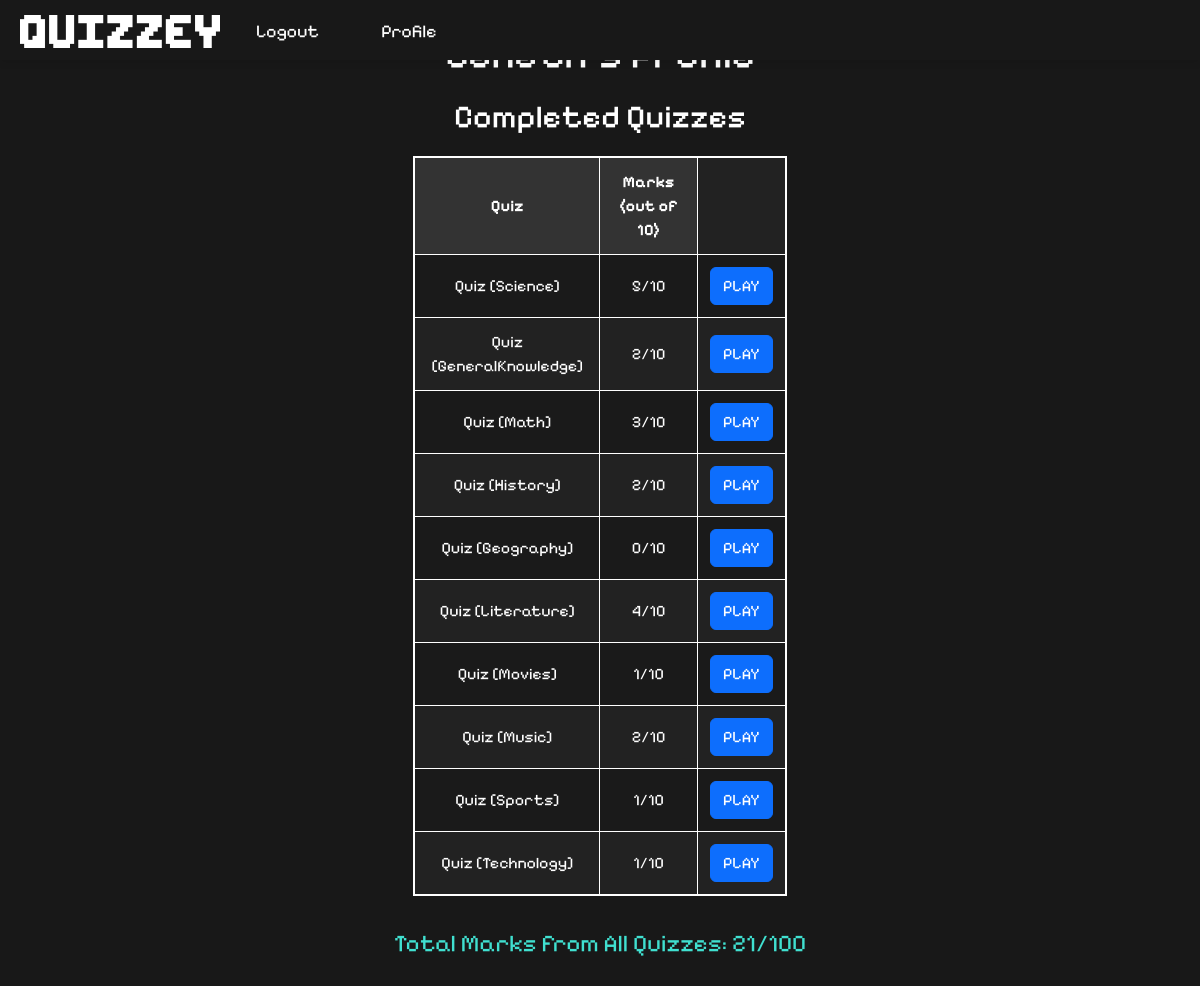
The page /profile (signed in) on the database its author committed.
### tables this page shows
CREATE TABLE themes (
    id INTEGER PRIMARY KEY AUTOINCREMENT,
    name TEXT NOT NULL
);

### website/views.py (the view)
@views.route("/profile", methods = {"GET", "POST"})
def profile():
    if request.method == "POST":
        value = request.form["quiz"]
        id  =  ged_id(value)
        session["play_again_id"]  = id
        return redirect("/profile/play")
    quizez = get_completed_quizes()
    quiz_d = []
    total = 0
    count = 0
    try:
        for quiz in quizez:
            quiz_theme = get_theme_of_one_quiz(int(quiz[0])+1)
            quiz_theme = quiz_theme[0]
            temp = [quiz_theme[0], quiz[-1]]
            quiz_d.append(temp)
            total += quiz[-1]
            count += 1
    except:
        pass
    total = f"{total}/{10*count}"
    return render_template("profile.html", quizzes = quiz_d, total_marks = total)

### website/database.py (called while the page is built)
def get_completed_quizes():
    db = sqlite3.connect('website\\database.db')
    cursor = db.cursor()
    quizzes = cursor.execute("SELECT quiz_name, marks FROM marks WHERE user_id = ?", (session['id'],)).fetchall()
    db.close()
    return quizzes

def get_theme_of_one_quiz(i):
    db = sqlite3.connect('website\\database.db')
    cursor = db.cursor()
    theme = cursor.execute("SELECT name FROM themes WHERE id = ?", (i,)).fetchall()
    db.close()
    return theme

### website/templates/profile.html (shortened to what this page needs)
{% extends "template.html" %}
{% block main %}
<div class="profile-container">
    <h1>{{ session['name'] }}'s Profile</h1>
    {% if quizzes %}
        <h2>Completed Quizzes</h2>
        <table style="text-align: center;">
            <tr>
                <th>Quiz</th>
                <th>Marks (out of 10)</th>
            </tr>
            {% for quiz in quizzes %}
            <tr>
                <td>Quiz [{{ quiz[0] }}]</td>
                <td>{{ quiz[1] }}/10</td>
                <form method="post">
                    <td><button class = "btn btn-primary" syle = "" type = "submit" value = "{{quiz[0]}}" name = "quiz" id = "quiz">PLAY</button></td>
                </form>
            </tr>
            {% endfor %}
        </table>
        <div class="total">
            Total Marks from All Quizzes: {{ total_marks }}
        </div>
    {% else %}
        <p>You haven’t completed any quizzes yet.</p>
    {% endif %}
</div>
{% endblock %}

### website/static/styles.css (style rules this page uses)
body { min-height: 100vh; min-width: 100vw; display: flex; align-items: center; justify-content: center; background-color: #181818; margin: 0; box-sizing: border-box; overflow-x: hidden; }
button { justify-content: center; align-items: center; size-adjust: 100px; }
.btn { transition: 0.2s; }
.profile-container { font-family: 'Pixelify Sans', sans-serif; text-align: center; padding: 30px; color: white; }
table { margin: 0 auto; border-collapse: collapse; width: 80%; background: #222; border: 2px solid white; }
th, td { padding: 12px; border: 1px solid white; }
th { background: #333; }
tr:nth-child(even) { background: #1a1a1a; }
.total { margin-top: 30px; font-size: 1.5em; color: turquoise; }

### website/templates/profile.html (style rules this page uses)
h1, h2 { color: white; margin-bottom: 20px; }

### rows shown on the page
themes: name "Science", quiz "5"
themes: name "GeneralKnowledge", id "2"
themes: name "Math", id "3"
themes: name "History", quiz "2"
themes: name "Geography", quiz "0"
themes: name "Literature", quiz "4"
themes: name "Movies", quiz "1"
themes: name "Music", quiz "2"
themes: name "Sports", quiz "1"
themes: name "Technology", quiz "1"

### other values the page prints
{{ total_marks }} "21/100"
